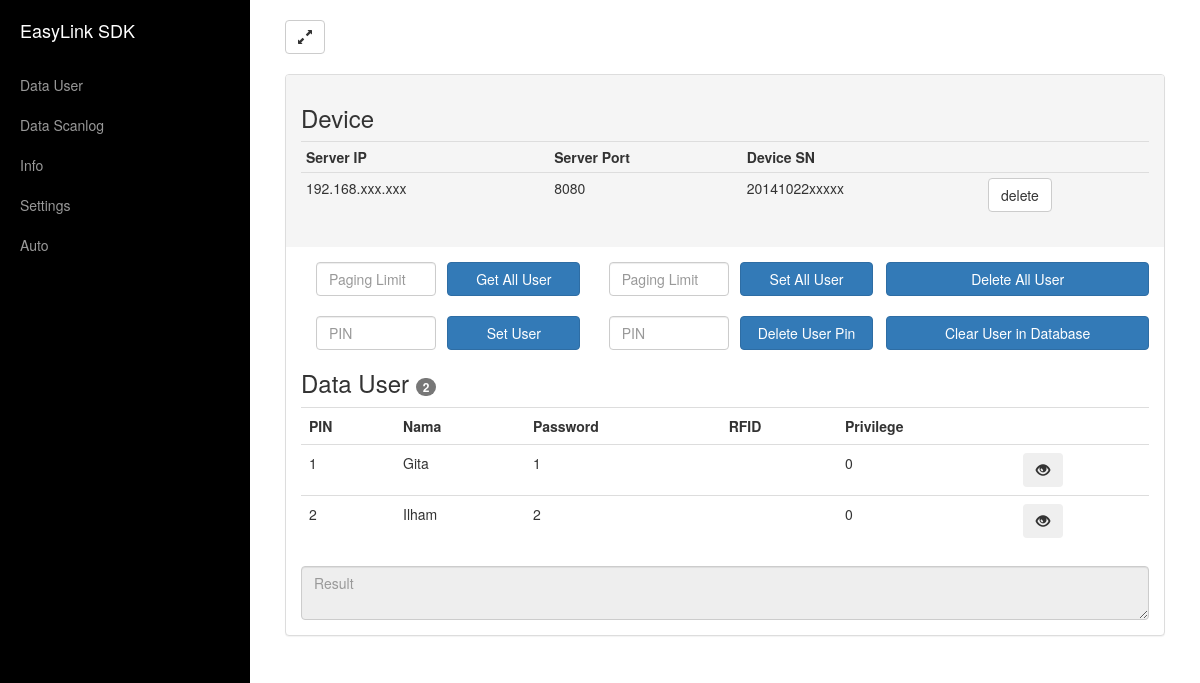
/index.php?m=content&p=user, run on the app's committed database.
### tables this page shows
CREATE TABLE `tb_device` (
  `No` int(11) NOT NULL,
  `server_IP` text NOT NULL,
  `server_port` text NOT NULL,
  `device_sn` text NOT NULL
);

CREATE TABLE `tb_user` (
  `pin` text NOT NULL,
  `nama` text NOT NULL,
  `pwd` text NOT NULL,
  `rfid` text NOT NULL,
  `privilege` int(11) NOT NULL
);

### koneksidb.php (called while the page is built, shortened)
<?php
    $db_name        = "db_pemilu";
?>

### content/user.php (the view, shortened to what this page needs)
<?php
function viewUser(){
	include 'koneksidb.php';
	$sqluser = mysqli_query($conn,"SELECT * FROM tb_user order by pin ASC");
	$jml = mysqli_num_rows($sqluser);
	echo'
	<h3>Data User <span class="badge">'.$jml.'</span></h3>';
	while($datauser = mysqli_fetch_array($sqluser))
	{
		$idUser = $datauser['pin'];
		echo "
		<td>".$idUser."</td>
		<td>".$datauser['nama']."</td>
		<td>".$datauser['pwd']."</td>
		<td>".$datauser['rfid']."</td>
		<td>".$datauser['privilege']."</td>";
		echo'
		<td>
			<button type="button" class="btn" data-toggle="modal" data-target="#message'.$idUser.'">
			<span class="glyphicon glyphicon glyphicon-eye-open"></span></button>
		</td>
		</tr>
		<div id="message'.$idUser.'" class="modal fade" role="dialog">
			<div class="modal-dialog">
				<div class="modal-content">
					<div class="modal-header">
					</div>
					<div class="modal-body">
					';
					$sqltemplate = mysqli_query($GLOBALS["___mysqli_ston"], "SELECT * FROM tb_template where pin=".$idUser );
					echo'
					</div>
					<div class="modal-footer">
						<button class="btn btn-info" data-dismiss="modal">Close</button>
					</div>
				</div>
			</div>
		</div>';
	}
}
?>
<form method="post" action="index.php?m=content&p=user">
<div class="row">
	<div class="col-sm-4"><div class="col-xs-6"><input type="text" class="form-control" placeholder="Paging Limit"  name="i_pagingGet" style="width:120px"></div>
	<div class="col-xs-6"><input type="submit" class="btn btn-primary btn-block" name="b_GetUser" value="Get All User" style="width:133px"></div></div>
	<div class="col-sm-4"><div class="col-xs-6"><input type="text" class="form-control" placeholder="Paging Limit" name="i_pagingSet" style="width:120px"></div>
	<div class="col-xs-6"><input type="submit" class="btn btn-primary btn-block" name="b_SetAllUser" value="Set All User" style="width:133px"></div></div>
	<div class="col-sm-4"><input type="submit" class="btn btn-primary btn-block" name="b_DelUser" value="Delete All User"></div>
</div>
<br>
<div class="row">
	<div class="col-sm-4"><div class="col-xs-6"><input type="text" class="form-control" placeholder="PIN"  name="i_setUser" style="width:120px"></div>
	<div class="col-xs-6"><input type="submit" class="btn btn-primary btn-block" name="b_SetUser" value="Set User" style="width:133px"></div></div>
	<div class="col-sm-4"><div class="col-xs-6"><input type="text" class="form-control" placeholder="PIN" name="i_delUser" style="width:120px"></div>
	<div class="col-xs-6"><input type="submit" class="btn btn-primary btn-block" name="b_delUserPIN" value="Delete User Pin" style="width:133px"></div></div>
	<div class="col-sm-4"><input type="submit" class="btn btn-primary btn-block" name="b_delUserDB" value="Clear User in Database"></div>
</div>
<table class="table table-hover">
	<tr>
		<th>PIN</th>
		<th>Nama</th>
		<th>Password</th>
		<th>RFID</th>
		<th>Privilege</th>
		<th></th>
	</tr>
	<tr>
</form>
<?php
echo viewUser(),'<textarea class="form-control" placeholder="Result" readonly="readonly">'.$server_output."</textarea>";
?>

### index.php (shortened to what this page needs)
<!DOCTYPE html>
<html lang="en">
<head>
    <?php
    include 'koneksidb.php';
    ?>
    <link href="css/bootstrap.min.css" rel="stylesheet">
    <link href="css/simple-sidebar.css" rel="stylesheet">
</head>
<body>
    <div id="wrapper">
		<form method="post">
			<div id="sidebar-wrapper">
			   <ul class="sidebar-nav">
					<li class="sidebar-brand"><a href="index.php?m=content&p=home">EasyLink SDK</a></li>
					<li><a href="index.php?m=content&p=user" >Data User</a></li>
					<li><a href="index.php?m=content&p=scanlog" >Data Scanlog</a></li>
					<li><a href="index.php?m=content&p=info" >Info</a></li>
					<li><a href="index.php?m=content&p=settings" >Settings</a></li>
					<li><a href="index.php?m=content&p=auto" >Auto</a></li>
				</ul>
			</div>
		</form>
        <div id="page-content-wrapper">
            <div class="container-fluid">
                <div class="row">
                    <div class="col-lg-12">
                        <a href="#menu-toggle" class="btn btn-default" id="menu-toggle"><span class="glyphicon glyphicon glyphicon-resize-full"></span></button></a>
						<br>
						<br>
                        <div class="panel-group">
                            <div class="panel panel-default">
								<?php
								if (($_GET['p'])!=='auto') {
								?>
									<div class="panel-heading">
									<?php
									echo '
									<h3>Device</h3>
									<table class="table table-condensed">
										<tr>
											<th>Server IP</th>
											<th>Server Port</th>
											<th>Device SN</th>
											<th></th>
										</tr>
										<tr>';
											$tampil = "SELECT * FROM tb_device";
											$sql = mysqli_query($conn,$tampil);
											while($data = mysqli_fetch_array($sql)) {
												echo "
												<td>".$data['server_IP']."</td>
												<td>".$data['server_port']."</td>
												<td>".$data['device_sn']."</td>";?>
												<td><a href="content/action.php?id=<?php echo $data['No'];?>" onclick="return confirm('delete this record ?');"><input class="btn btn-default" type="submit" value="delete"></a></td>
										</tr>
									<?php
											}
									}
										echo '</table>';
									?>
								</div>
								<div class="panel-body">
									<?php
									if (!isset($_GET['p'])) {
										include ('content/home.php');
									} else {
										$page = $_GET['p'];
										$modul = $_GET['m'];
										include $modul . '/' . $page . ".php";
									} ?>
								</div>
							</div>
						</div>
					</div>
				</div>
			</div>
		</div>
	</div>
</body>
</html>

### css/simple-sidebar.css (style rules this page uses)
body { overflow-x: hidden; }
#wrapper { padding-left: 0; -webkit-transition: all 0.5s ease; -moz-transition: all 0.5s ease; -o-transition: all 0.5s ease; transition: all 0.5s ease; }
#sidebar-wrapper { z-index: 1000; position: fixed; left: 250px; width: 0; height: 100%; margin-left: -250px; overflow-y: auto; background: #000; -webkit-transition: all 0.5s ease; -moz-transition: all 0.5s ease; -o-transition: all 0.5s ease; transition: all 0.5s ease; }
#page-content-wrapper { width: 100%; position: absolute; padding: 15px; }
.sidebar-nav { position: absolute; top: 0; width: 250px; margin: 0; padding: 0; list-style: none; }
.sidebar-nav li { text-indent: 20px; line-height: 40px; }
.sidebar-nav li a { display: block; text-decoration: none; color: #999999; }
.sidebar-nav > .sidebar-brand { height: 65px; font-size: 18px; line-height: 60px; }
.sidebar-nav > .sidebar-brand a { color: #999999; }
@media (min-width:768px) { #wrapper { padding-left: 250px; } }
@media (min-width:768px) { #sidebar-wrapper { width: 250px; } }
@media (min-width:768px) { #page-content-wrapper { padding: 20px; position: relative; } }

### data on the page
tb_device: server_IP "192.168.xxx.xxx", server_port "8080", device_sn "20141022xxxxx"
tb_user: pin "1", nama "Gita", pwd "1", privilege "0"
tb_user: pin "2", nama "Ilham", pwd "2", privilege "0"

### other printed values
$jml "2"
